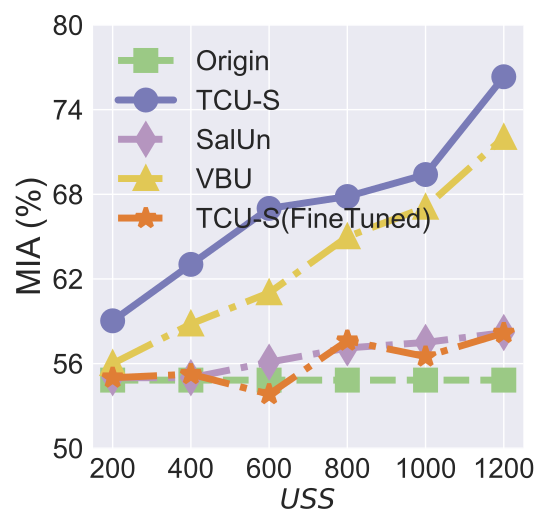

This figure's Python source:


import numpy as np
import matplotlib.pyplot as plt

epsilon = 3
beta = 1 / epsilon


x=[1, 2, 3, 4, 5, 6]
# validation_for_plt =[97,95.8600, 94.9400, 93.5400, 93.2400]
# attack_for_plt=[0, 0.3524, 0, 0.1762, 0.1762]
# basic_for_plt=[99.8, 99.8, 99.8, 99.8, 99.8]

labels = ['200', '400', '600', '800', '1000', '1200']
# unl_org = [97.77, 97.55, 97.35, 97.29, 97.21, 97.21]

# unl_hess_r = [96.6, 96.66, 96.04, 95.94, 95.85, 97.21]
OUL = [0.59032, 0.63032, 0.6700, 0.67842, 0.6940, 0.7633]

OUL_finetuned = [0.55000, 0.55249, 0.53833, 0.57625, 0.56499, 0.58166]

org_acc = [0.5483, 0.5483, 0.5483, 0.5483, 0.5483, 0.5483]

salun_acc = [0.5500, 0.55,  0.561, 0.5711, 0.57500, 0.582]
# unl_ss_wo = [94.32, 94.53, 94.78, 93.38, 94.04, 97.21]
vbu_ldp_acc = [0.5600, 0.5881, 0.6102, 0.64990, 0.6708, 0.7203]

for i in range(len(OUL)):
    OUL[i] = OUL[i]*100
    org_acc[i] = org_acc[i]*100
    salun_acc[i] = salun_acc[i]*100
    vbu_ldp_acc[i] = vbu_ldp_acc[i] * 100
    OUL_finetuned[i] = OUL_finetuned[i] * 100


plt.style.use('seaborn')
plt.figure(figsize=(5.5, 5.3))
l_w=5
m_s=15
marker_s = 3
markevery=1
#plt.figure(figsize=(8, 5.3))
#plt.plot(x, unl_fr, color='blue', marker='^', label='Retrain',linewidth=l_w, markersize=m_s)

#plt.plot(x, unl_ss_w, color='g',  marker='*',  label='PriMU$_{w}$',linewidth=l_w, markersize=m_s)
plt.plot(x, org_acc, linestyle='--', color='#9BC985',  marker='s', fillstyle='full', markevery=markevery,
         label='Origin',linewidth=l_w, markersize=m_s, markeredgewidth=marker_s)


plt.plot(x, OUL, linestyle='-', color='#797BB7', marker='o', fillstyle='full', markevery=markevery,
         label='TCU-S', linewidth=l_w, markersize=m_s, markeredgewidth=marker_s)




plt.plot(x, salun_acc, linestyle='-.', color='#B595BF',  marker='d', fillstyle='full', markevery=markevery, label='SalUn',linewidth=l_w, markersize=m_s, markeredgewidth=marker_s)



plt.plot(x, vbu_ldp_acc, linestyle='-.', color='#E1C855',  marker='^', fillstyle='full', markevery=markevery,
         label='VBU',linewidth=l_w, markersize=m_s, markeredgewidth=marker_s)

plt.plot(x, OUL_finetuned, linestyle='-.', color='#E07E35',  marker='*', fillstyle='full', markevery=markevery, label='TCU-S(FineTuned)',linewidth=l_w, markersize=m_s, markeredgewidth=marker_s)



# plt.grid()
leg = plt.legend(fancybox=True, shadow=True)
# plt.xlabel('Malicious Client Ratio (%)' ,fontsize=16)
plt.ylabel('MIA (%)' ,fontsize=24)
my_y_ticks = np.arange(50., 81, 6)
plt.yticks(my_y_ticks,fontsize=20)
plt.xlabel('$\it USS$' ,fontsize=20)

plt.xticks(x, labels, fontsize=20)
# plt.title('On CIFAR10',fontsize=24)

# plt.annotate(r"1e0", xy=(0.1, 1.01), xycoords='axes fraction', xytext=(-10, 10), textcoords='offset points', ha='right', va='center', fontsize=15)


# plt.title('(c) Utility Preservation', fontsize=24)
plt.legend(loc='best',          # same manual position
           fontsize=20,               # same font size
           ncol=1,
           columnspacing=1.,         # distance between the two columns
           handletextpad=0.8)         # gap between symbol and text

plt.tight_layout()
#plt.title("MNIST")
plt.rcParams['figure.figsize'] = (2.0, 1)
plt.rcParams['image.interpolation'] = 'nearest'
plt.rcParams['figure.subplot.left'] = 0.11
plt.rcParams['figure.subplot.bottom'] = 0.08
plt.rcParams['figure.subplot.right'] = 0.977
plt.rcParams['figure.subplot.top'] = 0.969
plt.savefig('CIFAR10_model_MIA_uss_finetuned.pdf', format='pdf', dpi=200)
plt.show()
